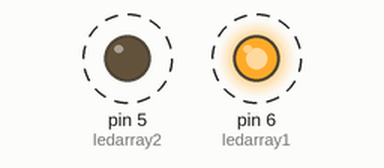
This sketch was run on a simulated Arduino Uno, built with avr-gcc and run on an emulated ATmega328P. Parts: output pins drawn as LEDs (lit = HIGH). Dashed ring = blinking.

Above: at 0.1 s.
Timing chart, 0 to 3.0 s (numbered marks = the images above):
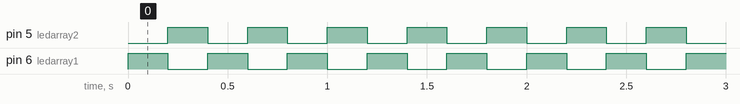

The sketch:

disco.ino
```cpp
/*
Designed by OxLemonxO. IO pins are 5 and 6.
*/

//Define led array pons and the loop delay.
int ledarray1 = 6;
int ledarray2 = 5;
int LoopDelay = 200;
//Setup Led array pins
void setup() {
pinMode(ledarray1, OUTPUT);
pinMode(ledarray2, OUTPUT);
}
//Loop the disco function
void loop() {
disco();
}
//Disco function
static void disco() {
  digitalWrite(ledarray1, HIGH);
  delay(LoopDelay);
  digitalWrite(ledarray1, LOW);
  digitalWrite(ledarray2, HIGH);
  delay(LoopDelay);
  digitalWrite(ledarray2, LOW);
}
```

Measured:
- by itself, pin 5 (ledarray2), pin 6 (ledarray1): alternates HIGH for 0.20 s and LOW for 0.20 s
